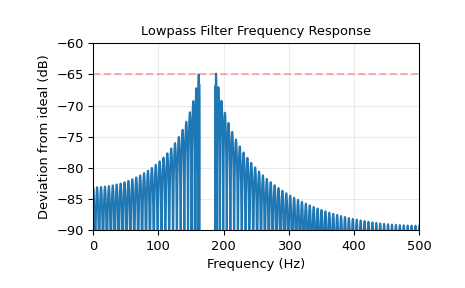

This figure's Python source:
# We will use the Kaiser window method to design a lowpass FIR filter
# for a signal that is sampled at 1000 Hz.

# We want at least 65 dB rejection in the stop band, and in the pass
# band the gain should vary no more than 0.5%.

# We want a cutoff frequency of 175 Hz, with a transition between the
# pass band and the stop band of 24 Hz. That is, in the band [0, 163],
# the gain varies no more than 0.5%, and in the band [187, 500], the
# signal is attenuated by at least 65 dB.

from scipy.signal import kaiserord, firwin, freqz
import matplotlib.pyplot as plt
fs = 1000.0
cutoff = 175
width = 24

# The Kaiser method accepts just a single parameter to control the pass
# band ripple and the stop band rejection, so we use the more restrictive
# of the two. In this case, the pass band ripple is 0.005, or 46.02 dB,
# so we will use 65 dB as the design parameter.

# Use `kaiserord` to determine the length of the filter and the
# parameter for the Kaiser window.

numtaps, beta = kaiserord(65, width/(0.5*fs))
numtaps
# 167
beta
# 6.20426

# Use `firwin` to create the FIR filter.

taps = firwin(numtaps, cutoff, window=('kaiser', beta),
              scale=False, nyq=0.5*fs)

# Compute the frequency response of the filter.  ``w`` is the array of
# frequencies, and ``h`` is the corresponding complex array of frequency
# responses.

w, h = freqz(taps, worN=8000)
w *= 0.5*fs/np.pi  # Convert w to Hz.

# Compute the deviation of the magnitude of the filter's response from
# that of the ideal lowpass filter. Values in the transition region are
# set to ``nan``, so they won't appear in the plot.

ideal = w < cutoff  # The "ideal" frequency response.
deviation = np.abs(np.abs(h) - ideal)
deviation[(w > cutoff - 0.5*width) & (w < cutoff + 0.5*width)] = np.nan

# Plot the deviation. A close look at the left end of the stop band shows
# that the requirement for 65 dB attenuation is violated in the first lobe
# by about 0.125 dB. This is not unusual for the Kaiser window method.

plt.plot(w, 20*np.log10(np.abs(deviation)))
plt.xlim(0, 0.5*fs)
plt.ylim(-90, -60)
plt.grid(alpha=0.25)
plt.axhline(-65, color='r', ls='--', alpha=0.3)
plt.xlabel('Frequency (Hz)')
plt.ylabel('Deviation from ideal (dB)')
plt.title('Lowpass Filter Frequency Response')
plt.show()
